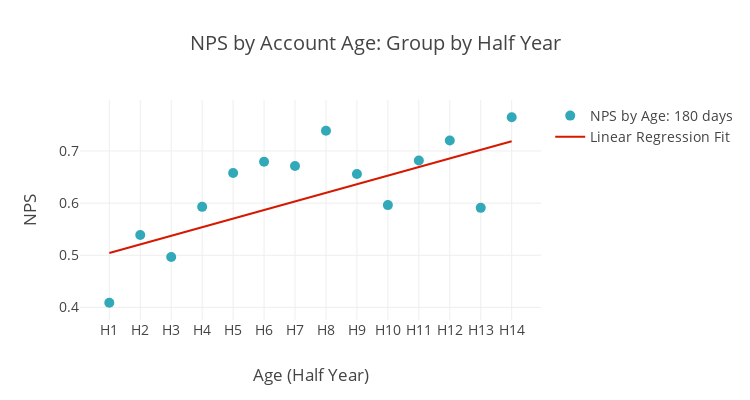

Notebook cell for this chart:
### Code cell
line = [0.0165*i+0.5042 for i in range(0,15)]


data1 = go.Scatter(
    x=agelevel1['Age_Year'],
    y=agelevel1['NPS'],
    mode='markers',
    marker=dict(color='#31A9B8',size=10),
    name = 'NPS by Age: 180 days'
)

data2 = go.Scatter(
                  x=agelevel1['Age_Year'], 
                  y=line, 
                  mode='lines',
                  marker=go.Marker(color='#D61800'),
                  name='Linear Regression Fit'
                  )
#data =[data1]
data = [data1,data2]
layout = go.Layout(
    title="NPS by Account Age: Group by Half Year",
    width=750,
    height=400,
    autosize=False,
    #yaxis=dict ( tickmode = 'linear',autorange="reversed",type="category")
    yaxis=dict(
            title='NPS'
        ),
    xaxis=dict(
            title='Age (Half Year)'
        ),
    font=dict(size=14),
)
fig = go.Figure(data=data,layout=layout)
iplot(fig,show_link=False)
#offline.plot(fig,image_height=400,image_width=750,image='png')

### Figure 1 — Plotly figure (JSON) as saved in the notebook; plotly's stock layout.template omitted (floating-point values rounded to 4 significant figures)
{"data": [{"marker": {"color": "#31A9B8", "size": 10}, "mode": "markers", "name": "NPS by Age: 180 days", "type": "scatter", "x": ["H1", "H2", "H3", "H4", "H5", "H6", "H7", "H8", "H9", "H10", "H11", "H12", "H13", "H14"], "y": [0.4089, 0.5389, 0.4967, 0.5928, 0.6578, 0.6795, 0.6712, 0.7388, 0.6559, 0.5962, 0.6818, 0.72, 0.5909, 0.7647]}, {"marker": {"color": "#D61800"}, "mode": "lines", "name": "Linear Regression Fit", "type": "scatter", "x": ["H1", "H2", "H3", "H4", "H5", "H6", "H7", "H8", "H9", "H10", "H11", "H12", "H13", "H14"], "y": [0.5042, 0.5207, 0.5372, 0.5537, 0.5702, 0.5867, 0.6032, 0.6197, 0.6362, 0.6527, 0.6692, 0.6857, 0.7022, 0.7187, 0.7352]}], "layout": {"autosize": false, "font": {"size": 14}, "height": 400, "title": "NPS by Account Age: Group by Half Year", "width": 750, "xaxis": {"title": "Age (Half Year)"}, "yaxis": {"title": "NPS"}}}
